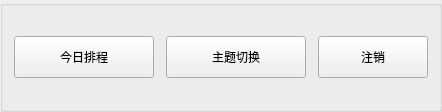
       <widget class="QGroupBox" name="groupBoxTopActions">
        <property name="minimumSize">
         <size>
          <width>360</width>
          <height>112</height>
         </size>
        </property>
        <property name="title">
         <string/>
        </property>
        <layout class="QHBoxLayout" name="horizontalLayout">
         <property name="spacing">
          <number>12</number>
         </property>
         <item>
          <widget class="QPushButton" name="todays_pushButton">
           <property name="minimumSize">
            <size>
             <width>140</width>
             <height>42</height>
            </size>
           </property>
           <property name="text">
            <string>今日排程</string>
           </property>
          </widget>
         </item>
         <item>
          <widget class="QPushButton" name="theme_pushButton">
           <property name="minimumSize">
            <size>
             <width>140</width>
             <height>42</height>
            </size>
           </property>
           <property name="text">
            <string>主题切换</string>
           </property>
          </widget>
         </item>
         <item>
          <widget class="QPushButton" name="logout_pushButton">
           <property name="minimumSize">
            <size>
             <width>110</width>
             <height>42</height>
            </size>
           </property>
           <property name="text">
            <string>注销</string>
           </property>
          </widget>
         </item>
        </layout>
       </widget>
